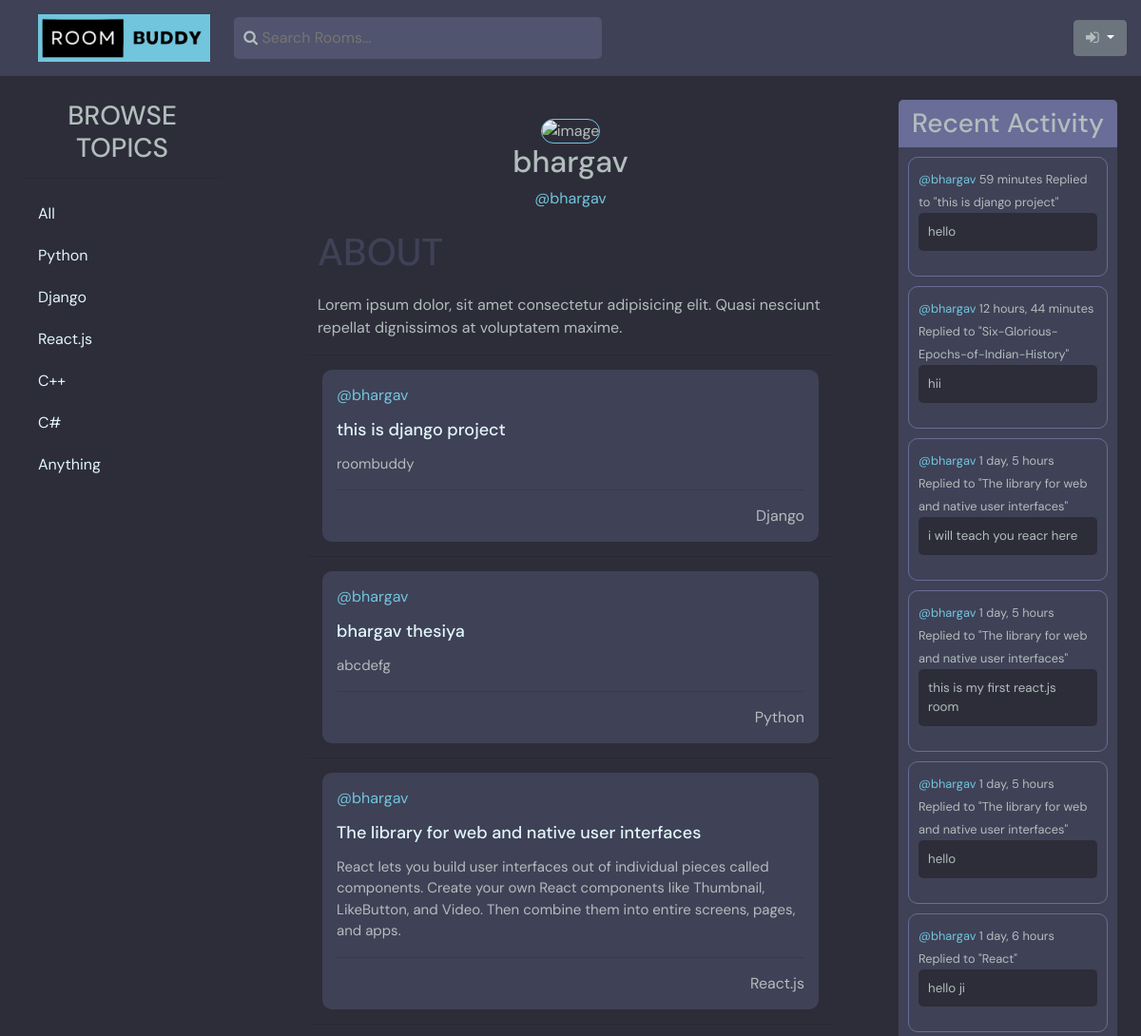
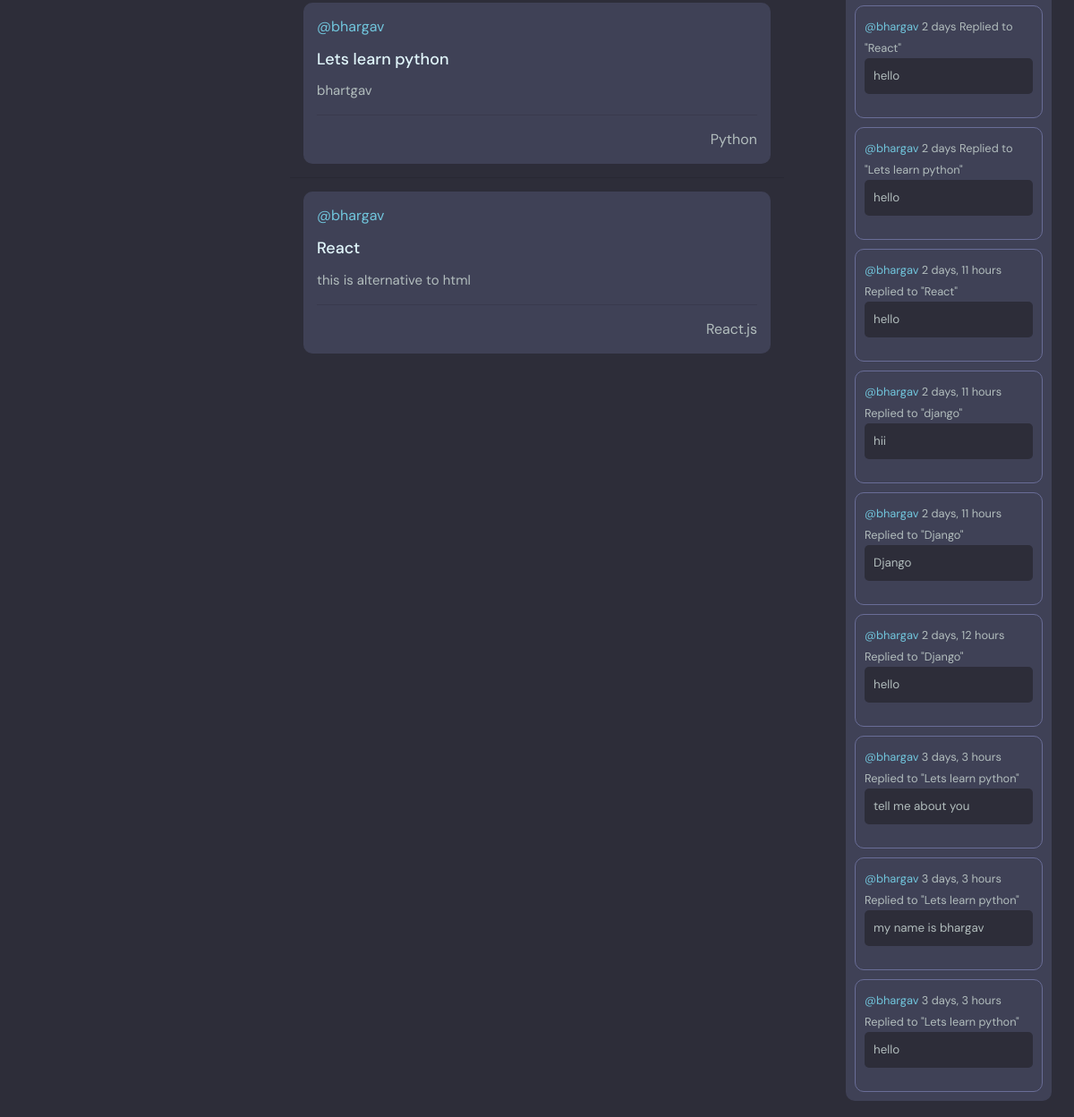
The app's page /profile/1 with its own data (2 pictures, top to bottom).
### polls/models.py (models this page shows)
class Topic(models.Model):
    name = models.CharField(max_length=200)
    def __str__(self):
        return self.name

class Room(models.Model):
    host = models.ForeignKey(User, on_delete=models.SET_NULL, null=True)
    topic = models.ForeignKey(Topic, on_delete=models.SET_NULL, null=True)
    name = models.CharField(max_length=200)
    description = models.TextField(null=True, blank=True)
    participants = models.ManyToManyField(User, related_name='participants', blank=True)
    updated = models.DateTimeField(auto_now=True)
    created = models.DateTimeField(auto_now_add=True)
    class Meta:
        ordering = ['-updated', '-created']
    def __str__(self):
        return str(self.name)

class Message(models.Model):
    user = models.ForeignKey(User, on_delete=models.CASCADE)
    room = models.ForeignKey(Room, on_delete=models.CASCADE)
    body = models.TextField()
    updated = models.DateTimeField(auto_now=True)
    created = models.DateTimeField(auto_now_add=True)
    class Meta:
        ordering = ['-updated', '-created']
    def __str__(self):
        return self.body[0:50]

### polls/views.py (the view)
# urls.py: path('profile/<str:pk>', views.userProfile, name="user-profile"),
def userProfile(request, pk):
    user = User.objects.get(id = pk)
    rooms = user.room_set.all()
    room_messages = user.message_set.all()
    topics = Topic.objects.all()
    return render(request, 'polls/profile.html', {
        "user" : user,
        "rooms" : rooms,
        "room_messages" : room_messages,
        "topics" : topics,
    })

### polls/templates/polls/profile.html (shortened to what this page needs)
{% extends 'main.html' %}
{% load static %}
{%block content%}
    <div class="profile-container">
        <div id="topics-profile">
            {% include 'polls/topics_component.html'  %}
        </div>
        <div  class="feed-container">
            <div class="profile-main">
                <a href="{% url 'update-user' %}"><img src="{% static 'polls/images/profile.png' %}" alt="image"></a>
                <h2>{{user.username}}</h2>
                <a class="name" href="">@{{user.username}}</a>
            </div>
            <div class="profile-abt">
                <h1>ABOUT</h1>
                <P>Lorem ipsum dolor, sit amet consectetur adipisicing elit. Quasi nesciunt repellat dignissimos at
                    voluptatem maxime.</P>
            </div>
            {% include 'polls/feed_component.html'  %}
        </div>
        <div  class="activity-container">
            {% include 'polls/activity_component.html'  %}
        </div>
    </div>
{% endblock %}

### polls/templates/polls/topics_component.html
<div class="topics-container">
        <div>
            <h3>BROWSE TOPICS</h3>
            <hr>
            <div class="topics-name">
                <a href="{% url 'home' %}">All</a>
            </div>
            {% for topic in topics %}
            <div class="topics-name">
                <a href="{% url 'home' %}?q={{topic.name}}">{{topic}}</a>
            </div>
            {% endfor %}
        </div>
</div>

### polls/templates/polls/feed_component.html (shortened to what this page needs)
  {% for room in rooms%}
  <hr>
       <div class="room-content">
         <a href="{% url 'user-profile' room.host.id %}"> @{{room.host.username}}</a>
         <h2><a href="{% url 'room' room.id %}">{{room.name}}</a></h2>
         <p>{{room.description}}</p>
         <hr>
         <div class="feed-foot">
           <div>
             <span>{{room.topic.name}}</span>
           </div>
         </div>
       </div>
  {% endfor %}

### polls/templates/polls/activity_component.html (shortened to what this page needs)
            <h3>Recent Activity</h3>
            {% for message in room_messages %}
                <div>
                    <small><a href="{% url 'user-profile' message.user.id %}" >@{{message.user}}</a>  {{message.created|timesince}} </small>
                    <small>Replied to "{{message.room}}"</small>
                    <p>
                        {{message}}
                    </p>
                </div>
            {% endfor %}

### polls/static/polls/style/main.css (style rules this page uses)
:root { --color-main: #71c6dd; --color-main-light: #e1f6fb; --color-dark: #3f4156; --color-dark-medium: #51546e; --color-dark-light: #696d97; --color-light: #e5e5e5; --color-gray: #8b8b8b; --color-light-gray: #b2bdbd; --color-bg: #2d2d39; --color-success: #5dd693; --color-error: #fc4b0b; }
* { font-family: "DM Sans", -apple-system, BlinkMacSystemFont, "Segoe UI", Roboto, Oxygen, Ubuntu, Cantarell, "Open Sans", "Helvetica Neue", sans-serif; margin: 0; padding: 0; box-sizing: border-box; text-rendering: optimizeLegibility; font-size: inherit; color: var(--color-light-gray); }
body { background-color: var(--color-bg); }
a { display: inline-block; color: var(--color-main); text-decoration: none!important; }
.topics-container { width: 90%; color: var(--color-dark-light); }
.topics-container h3 { text-align: center; }
.topics-container .topics-name a { margin-top: 15px; margin:10px; margin-left: 15px; color: var(--color-main-light); }
.feed-container { width: 80%; margin:auto; }
hr { margin-top: 15px; margin-bottom: 15px; }
.feed-container { margin-top: 0px; }
.room-content { background-color: var(--color-dark); padding: 15px; border-radius: 10px; }
.room-content p { margin-top: 10px; color: var(--color-main-light); font-size: 15px; }
.room-content h2 a { margin-top: 10px; color: var(--color-main-light); font-size: 18px; }
.feed-foot { display: flex; justify-content: space-between; align-items: center; }
.topics-container hr { opacity: 1; }
.activity-container { background-color:var(--color-dark) ; border-radius: 10px; }
.activity-container div { border: 1px solid var(--color-dark-light); border-radius: 10px; padding: 10px; margin: 10px; }
.activity-container h3 { background-color: var(--color-dark-light); border-top-left-radius: 5px; border-top-right-radius: 5px; text-align: center; padding: 8px; }
.activity-container p { padding: 10px; font-size: smaller; background-color: var(--color-bg); border-radius: 5px; color: var(--color-light-gray); }
.room-content { margin: 15px; }
.room-content p { color:var(--color-light-gray); }
.profile-main { text-align: center; margin: 20px; }
.profile-main img { height: 100px; width: 100px; border: 1px solid var(--color-main); border-radius: 500px; }
.profile-main .name { display: block; }

### polls/templates/polls/profile.html (style rules this page uses)
.profile-container { display: grid; grid-template-columns: 1fr 3fr 1fr; margin: 25px; }

### polls/templates/polls/feed_component.html (style rules this page uses)
.room-content h2 a { margin-top: 10px; color: var(--color-main-light); font-size: 18px; }

### records on screen
Topic: name "Python"
Topic: name "Django"
Topic: name "React.js"
Topic: name "C++"
Topic: name "C#"
Topic: name "Anything"
Room: host.username "bhargav", name "this is django project", description "roombuddy", topic.name "Django"
Room: host.username "bhargav", name "bhargav thesiya", description "abcdefg", topic.name "Python"
Room: host.username "bhargav", name "The library for web and native user interfaces", description "React lets you build user interfaces out of individual pieces called components. Create your own React components like Thumbnail, LikeButton, and Video. Then combine them into entire screens, pages, and apps.", topic.name "React.js"
Room: host.username "bhargav", name "Lets learn python", description "bhartgav", topic.name "Python"
Room: host.username "bhargav", name "React", description "this is alternative to html", topic.name "React.js"
Message: user "bhargav", created "59 minutes", room "this is django project", body "hello"
Message: user "bhargav", created "12 hours, 44 minutes", room "Six-Glorious-Epochs-of-Indian-History", body "hii"
Message: user "bhargav", created "1 day, 5 hours", room "The library for web and native user interfaces", body "i will teach you reacr here"
Message: user "bhargav", created "1 day, 5 hours", room "The library for web and native user interfaces", body "this is my first react.js room"
Message: user "bhargav", created "1 day, 5 hours", room "The library for web and native user interfaces", body "hello"
Message: user "bhargav", created "1 day, 6 hours", room "React", body "hello ji"
Message: user "bhargav", created "2 days", room "React", body "hello"
Message: user "bhargav", created "2 days", room "Lets learn python", body "hello"
Message: user "bhargav", created "2 days, 11 hours", room "React", body "hello"
Message: user "bhargav", created "2 days, 11 hours", room "django", body "hii"
Message: user "bhargav", created "2 days, 11 hours", room "Django", body "Django"
Message: user "bhargav", created "2 days, 12 hours", room "Django", body "hello"
Message: user "bhargav", created "3 days, 3 hours", room "Lets learn python", body "tell me about you"
Message: user "bhargav", created "3 days, 3 hours", room "Lets learn python", body "my name is bhargav"
Message: user "bhargav", created "3 days, 3 hours", room "Lets learn python", body "hello"

### other values on screen
{{ user.username }} "bhargav"
